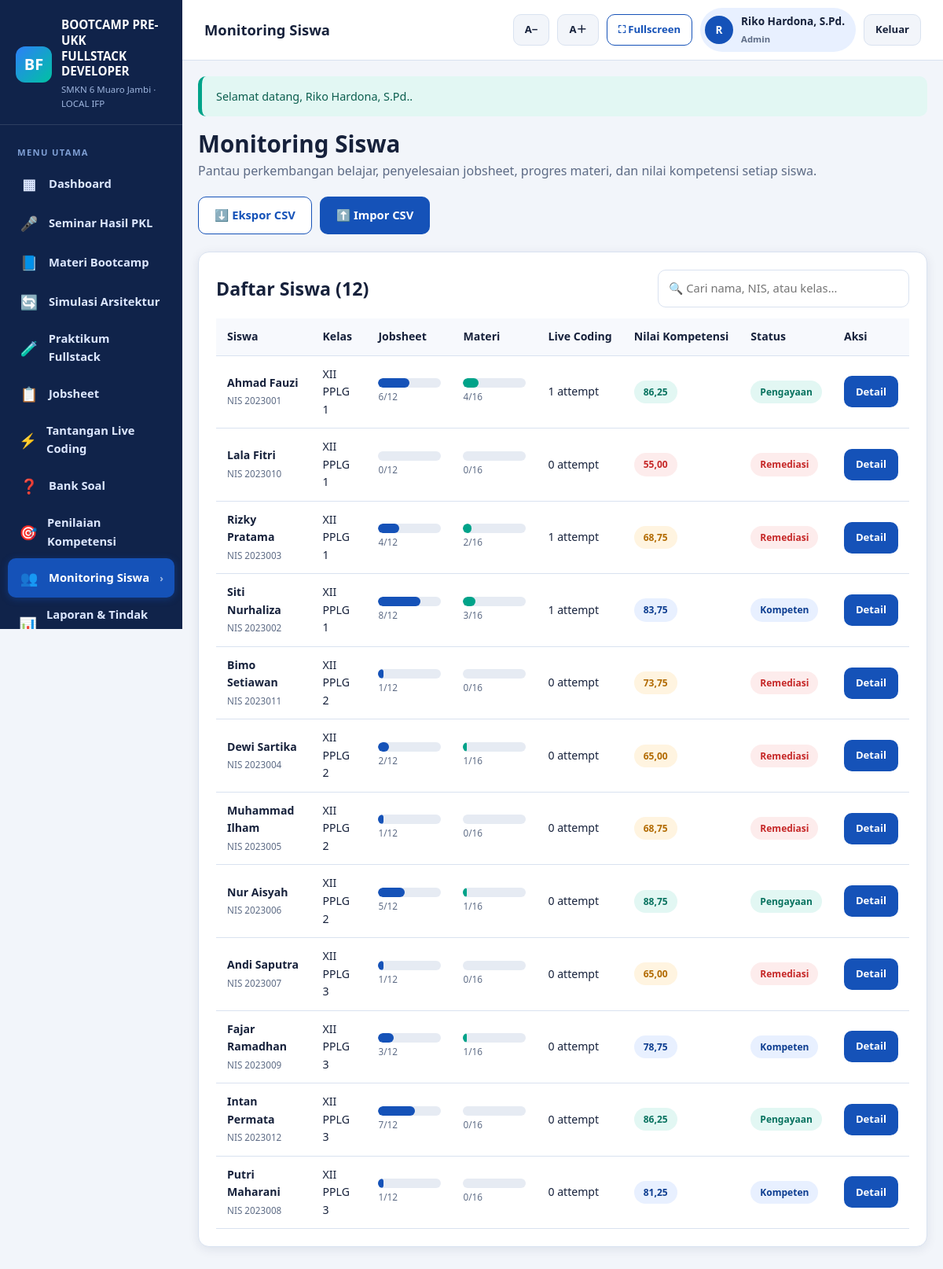
/modules/students/index.php (signed in), run on the app's committed database.
### tables this page shows
CREATE TABLE users (
  id          INT UNSIGNED AUTO_INCREMENT PRIMARY KEY,
  username    VARCHAR(50) NOT NULL UNIQUE,
  password    VARCHAR(255) NOT NULL,
  full_name   VARCHAR(120) NOT NULL,
  role        ENUM('admin','guru','siswa') NOT NULL DEFAULT 'guru',
  student_id  INT UNSIGNED DEFAULT NULL,
  is_active   TINYINT(1) NOT NULL DEFAULT 1,
  last_login  DATETIME DEFAULT NULL,
  created_at  TIMESTAMP NOT NULL DEFAULT CURRENT_TIMESTAMP,
  updated_at  TIMESTAMP NOT NULL DEFAULT CURRENT_TIMESTAMP ON UPDATE CURRENT_TIMESTAMP,
  KEY idx_users_role (role),
  CONSTRAINT fk_users_student FOREIGN KEY (student_id) REFERENCES students(id) ON DELETE SET NULL
);

CREATE TABLE students (
  id            INT UNSIGNED AUTO_INCREMENT PRIMARY KEY,
  nis           VARCHAR(30) NOT NULL UNIQUE,
  name          VARCHAR(100) NOT NULL,
  class_name    VARCHAR(30) NOT NULL DEFAULT 'XII PPLG 1',
  gender        ENUM('L','P') NOT NULL DEFAULT 'L',
  phone         VARCHAR(20) DEFAULT NULL,
  email         VARCHAR(120) DEFAULT NULL,
  pkl_place     VARCHAR(180) DEFAULT NULL,
  pkl_title     VARCHAR(200) DEFAULT NULL,
  technologies  TEXT DEFAULT NULL,
  problem_desc  TEXT DEFAULT NULL,
  features      TEXT DEFAULT NULL,
  status        ENUM('aktif','alumni') NOT NULL DEFAULT 'aktif',
  created_at    TIMESTAMP NOT NULL DEFAULT CURRENT_TIMESTAMP,
  updated_at    TIMESTAMP NOT NULL DEFAULT CURRENT_TIMESTAMP ON UPDATE CURRENT_TIMESTAMP
);

### config/database.php (called while the page is built, shortened)
<?php
function db()
{
    static $pdo = null;
    if ($pdo instanceof PDO) {
        return $pdo;
    }
    $dsn = 'mysql:host=' . DB_HOST . ';dbname=' . DB_NAME . ';charset=' . DB_CHARSET;
    try {
        $pdo = new PDO($dsn, DB_USER, DB_PASS, [
            PDO::ATTR_ERRMODE            => PDO::ERRMODE_EXCEPTION,
            PDO::ATTR_DEFAULT_FETCH_MODE => PDO::FETCH_ASSOC,
            PDO::ATTR_EMULATE_PREPARES   => false,
        ]);
    } catch (PDOException $e) {
        http_response_code(500);
        echo '<!doctype html><html lang="id"><meta charset="utf-8">';
        echo '<title>Koneksi Database Gagal</title>';
        echo '<body style="font-family:Arial,sans-serif;padding:40px;line-height:1.7">';
        echo '<h1>Koneksi database gagal</h1>';
        echo '<p>Periksa kembali:</p><ul>';
        echo '<li>Laragon (Apache &amp; MySQL) sudah berjalan.</li>';
        echo '<li>Database <strong>' . htmlspecialchars(DB_NAME) . '</strong> sudah dibuat.</li>';
        echo '<li>File <code>database/database.sql</code> sudah di-import.</li>';
        echo '<li>Pengaturan DB di <code>config/config.php</code> sesuai.</li>';
        echo '</ul><p>Detail teknis: <code>' . htmlspecialchars($e->getMessage()) . '</code></p>';
        echo '</body></html>';
        exit;
    }
    return $pdo;
}
function db_all(string $sql, array $params = []): array
{
    $stmt = db()->prepare($sql);
    $stmt->execute($params);
    return $stmt->fetchAll();
}
function db_one(string $sql, array $params = []): ?array
{
    $stmt = db()->prepare($sql);
    $stmt->execute($params);
    $row = $stmt->fetch();
    return $row === false ? null : $row;
}
function db_value(string $sql, array $params = [])
{
    $stmt = db()->prepare($sql);
    $stmt->execute($params);
    return $stmt->fetchColumn();
}

### auth/auth.php (called while the page is built, shortened)
<?php
require_once __DIR__ . '/../config/database.php';
function current_user(): ?array
{
    static $cache = null;
    if ($cache !== null) {
        return $cache;
    }
    $cache = db_one(
        'SELECT u.id, u.username, u.full_name, u.role, u.student_id, u.is_active,
                s.name AS student_name, s.class_name
         FROM users u
         LEFT JOIN students s ON s.id = u.student_id
         WHERE u.id = ? AND u.is_active = 1',
        [(int) $_SESSION['user_id']]
    );
    return $cache;
}
function is_logged_in(): bool
{
    return current_user() !== null;
}
function user_role(): string
{
    $u = current_user();
    return $u ? $u['role'] : '';
}
function can_manage(): bool
{
    return in_array(user_role(), ['admin', 'guru'], true);
}
function require_login(): void
{
    if (!is_logged_in()) {
        flash('warning', 'Silakan login terlebih dahulu.');
        redirect('login.php');
    }
}
function role_label(string $role): string
{
    return [
        'admin' => 'Admin',
        'guru'  => 'Guru',
        'siswa' => 'Siswa',
    ][$role] ?? $role;
}

### modules/students/index.php (the view)
<?php
require_once dirname(__DIR__, 2) . '/config/database.php';
require_once dirname(__DIR__, 2) . '/auth/auth.php';
require_login();
$page_title = 'Monitoring Siswa';
$ownStudentId = can_manage() ? 0 : (int) current_user()['student_id'];
$rows = db_all('SELECT s.*,
        (SELECT MAX(total_score) FROM competency_assessments c WHERE c.student_id = s.id) AS last_score,
        (SELECT COUNT(*) FROM student_jobsheets sj WHERE sj.student_id = s.id AND sj.status = "selesai") AS jobs_done,
        (SELECT COUNT(*) FROM student_progress sp WHERE sp.student_id = s.id AND sp.status = "selesai") AS materials_done,
        (SELECT COUNT(*) FROM coding_attempts ca WHERE ca.student_id = s.id) AS coding_attempts,
        (SELECT COUNT(*) FROM seminar_assessments sa WHERE sa.student_id = s.id) AS seminar_count
    FROM students s
    WHERE s.status = "aktif" AND (? = 0 OR s.id = ?)
    ORDER BY s.class_name, s.name', [$ownStudentId, $ownStudentId]);
$totalJobs = (int) db_value('SELECT COUNT(*) FROM jobsheets');
$totalSessions = (int) db_value('SELECT COUNT(*) FROM bootcamp_sessions');
?>
<?php include dirname(__DIR__, 2) . '/includes/header.php'; ?>
<div class="page-head">
    <div>
        <h1><?= can_manage() ? 'Monitoring Siswa' : 'Progres Belajar Saya' ?></h1>
        <p><?= can_manage()
            ? 'Pantau perkembangan belajar, penyelesaian jobsheet, progres materi, dan nilai kompetensi setiap siswa.'
            : 'Lihat perkembangan belajar, penyelesaian jobsheet, progres materi, dan nilai kompetensi Anda.' ?></p>
    </div>
    <?php if (can_manage()): ?>
    <div class="btn-group">
        <a class="btn btn-outline" href="<?= url('modules/reports/export.php') ?>">⬇️ Ekspor CSV</a>
        <a class="btn btn-primary" href="<?= url('modules/reports/import.php') ?>">⬆️ Impor CSV</a>
    </div>
    <?php endif; ?>
</div>
<div class="card">
    <div class="card-head"><h2>Daftar Siswa (<?= count($rows) ?>)</h2>
        <input type="text" id="table-filter" placeholder="🔍 Cari nama, NIS, atau kelas…" style="max-width:320px">
    </div>
    <div class="table-wrap">
        <table class="data-table" data-filterable>
            <thead><tr>
                <th>Siswa</th><th>Kelas</th><th>Jobsheet</th><th>Materi</th><th>Live Coding</th><th>Nilai Kompetensi</th><th>Status</th><th>Aksi</th>
            </tr></thead>
            <tbody>
            <?php foreach ($rows as $r): ?>
                <?php
                $score = $r['last_score'] !== null ? (float)$r['last_score'] : null;
                $jobPct = $totalJobs ? round((int)$r['jobs_done'] / $totalJobs * 100) : 0;
                $matPct = $totalSessions ? round((int)$r['materials_done'] / $totalSessions * 100) : 0;
                ?>
                <tr>
                    <td><strong><?= e($r['name']) ?></strong><br><small>NIS <?= e($r['nis']) ?></small></td>
                    <td><?= e($r['class_name']) ?></td>
                    <td>
                        <div class="progress" style="min-width:80px"><span style="width:<?= $jobPct ?>%"></span></div>
                        <small class="muted"><?= (int)$r['jobs_done'] ?>/<?= $totalJobs ?></small>
                    </td>
                    <td>
                        <div class="progress green" style="min-width:80px"><span style="width:<?= $matPct ?>%"></span></div>
                        <small class="muted"><?= (int)$r['materials_done'] ?>/<?= $totalSessions ?></small>
                    </td>
                    <td><?= (int)$r['coding_attempts'] ?> attempt</td>
                    <td><?= $score !== null
                        ? '<span class="badge ' . score_badge_class($score) . '">' . fmt_score($score) . '</span>'
                        : '<span class="muted">Belum dinilai</span>' ?></td>
                    <td>
                        <?php if ($score === null): ?>
                            <span class="badge badge-gray">Belum dinilai</span>
                        <?php elseif ($score < 75): ?>
                            <span class="badge badge-red">Remediasi</span>
                        <?php elseif ($score >= 85): ?>
                            <span class="badge badge-green">Pengayaan</span>
                        <?php else: ?>
                            <span class="badge badge-blue">Kompeten</span>
                        <?php endif; ?>
                    </td>
                    <td class="actions"><a class="btn btn-primary btn-sm" href="<?= url('modules/students/detail.php?id=' . (int)$r['id']) ?>">Detail</a></td>
                </tr>
            <?php endforeach; ?>
            </tbody>
        </table>
    </div>
</div>
<?php include dirname(__DIR__, 2) . '/includes/footer.php'; ?>

### includes/header.php (shortened to what this page needs)
<?php
$user = current_user();
$currentPath = str_replace('\\', '/', $_SERVER['SCRIPT_NAME'] ?? '');
$activeKey = '';
$map = [
    'dashboard'    => ['index.php'],
    'seminar'      => ['/modules/seminar/'],
    'materi'       => ['/modules/materi/'],
    'praktikum'    => ['/modules/praktikum/', '/modules/code/'],
    'jobsheet'     => ['/modules/jobsheet/'],
    'challenges'   => ['/modules/challenges/'],
    'questions'    => ['/modules/questions/'],
    'assessment'   => ['/modules/assessment/'],
    'students'     => ['/modules/students/'],
    'reports'      => ['/modules/reports/'],
    'settings'     => ['/modules/settings/'],
    'simulasi'     => ['/modules/simulasi/'],
];
foreach ($map as $key => $patterns) {
    foreach ($patterns as $pattern) {
        if ($key === 'dashboard') {
            $base = rtrim(BASE_PATH, '/');
            if (rtrim($currentPath, '/') === $base . '/index.php' || rtrim($currentPath, '/') === $base) {
                $activeKey = 'dashboard';
            }
        } elseif (strpos($currentPath, $pattern) !== false) {
            $activeKey = $key;
        }
    }
}
$menu = [
    ['dashboard',  '▦', 'Dashboard',            'index.php'],
    ['seminar',    '🎤', 'Seminar Hasil PKL',   'modules/seminar/index.php'],
    ['materi',     '📘', 'Materi Bootcamp',     'modules/materi/index.php'],
    ['simulasi',   '🔄', 'Simulasi Arsitektur', 'modules/simulasi/index.php'],
    ['praktikum',  '🧪', 'Praktikum Fullstack', 'modules/praktikum/index.php'],
    ['jobsheet',   '📋', 'Jobsheet',            'modules/jobsheet/index.php'],
    ['challenges', '⚡', 'Tantangan Live Coding','modules/challenges/index.php'],
    ['questions',  '❓', 'Bank Soal',           'modules/questions/index.php'],
    ['assessment', '🎯', 'Penilaian Kompetensi','modules/assessment/index.php'],
    ['students',   '👥', 'Monitoring Siswa',    'modules/students/index.php'],
    ['reports',    '📊', 'Laporan & Tindak Lanjut','modules/reports/index.php'],
    ['settings',   '⚙️', 'Pengaturan',          'modules/settings/index.php'],
];
?>
<!doctype html>
<html lang="id">
<head>
    <link rel="stylesheet" href="<?= asset('css/app.css') ?>">
</head>
<body>
<div class="app-shell">
    <aside class="sidebar">
        <div class="sidebar-brand">
            <div class="logo">
                <div class="logo-mark">BF</div>
                <div>
                    <strong>BOOTCAMP PRE-UKK<br>FULLSTACK DEVELOPER</strong>
                    <small><?= e(SCHOOL_NAME) ?> · LOCAL IFP</small>
                </div>
            </div>
        </div>
        <nav class="sidebar-nav">
            <div class="nav-label">Menu Utama</div>
            <?php foreach ($menu as $item): ?>
                <?php
                [$key, $icon, $label, $link] = $item;
                ?>
                <a class="nav-item <?= $activeKey === $key ? 'active' : '' ?>"
                   href="<?= url($link) ?>">
                    <span class="ico"><?= $icon ?></span>
                    <span><?= e($label) ?></span>
                    <?php if ($activeKey === $key): ?><span class="chev">›</span><?php endif; ?>
                </a>
            <?php endforeach; ?>
        </nav>
    </aside>
    <div class="main-area">
        <header class="topbar">
            <h1><?= e($page_title) ?></h1>
            <div class="topbar-actions">
                <button type="button" class="btn btn-light btn-sm no-print" onclick="changeFontSize(-1)" title="Perkecil teks">A−</button>
                <button type="button" class="btn btn-light btn-sm no-print" onclick="changeFontSize(1)" title="Perbesar teks">A＋</button>
                <button type="button" class="btn btn-outline btn-sm no-print" onclick="toggleFullscreen()" title="Layar penuh">⛶ Fullscreen</button>
                <?php if ($user): ?>
                    <div class="user-chip">
                        <span class="avatar"><?= e(mb_substr($user['full_name'], 0, 1)) ?></span>
                        <span>
                            <?= e($user['full_name']) ?><br>
                            <small><?= e(role_label($user['role'])) ?></small>
                        </span>
                    </div>
                    <a class="btn btn-light btn-sm no-print" href="<?= url('logout.php') ?>">Keluar</a>
                <?php endif; ?>
            </div>
        </header>
        <main class="content">

### data on the page
users: full_name "R", full_name "Riko Hardona, S.Pd.", role "Admin"
students: name "Ahmad Fauzi", nis "2023001", class_name "XII PPLG 1", $jobPct 50 (drawn), jobs_done "6", totalJobs "12", $matPct 25 (drawn), materials_done "4", totalSessions "16", coding_attempts "1", score "86,25", shows "Pengayaan"
students: name "Lala Fitri", nis "2023010", class_name "XII PPLG 1", jobs_done "0", totalJobs "12", materials_done "0", totalSessions "16", coding_attempts "0", score "55,00", shows "Remediasi"
students: name "Rizky Pratama", nis "2023003", class_name "XII PPLG 1", $jobPct 33 (drawn), jobs_done "4", totalJobs "12", $matPct 13 (drawn), materials_done "2", totalSessions "16", coding_attempts "1", score "68,75", shows "Remediasi"
students: name "Siti Nurhaliza", nis "2023002", class_name "XII PPLG 1", $jobPct 67 (drawn), jobs_done "8", totalJobs "12", $matPct 19 (drawn), materials_done "3", totalSessions "16", coding_attempts "1", score "83,75", shows "Kompeten"
students: name "Bimo Setiawan", nis "2023011", class_name "XII PPLG 2", $jobPct 8 (drawn), jobs_done "1", totalJobs "12", materials_done "0", totalSessions "16", coding_attempts "0", score "73,75", shows "Remediasi"
students: name "Dewi Sartika", nis "2023004", class_name "XII PPLG 2", $jobPct 17 (drawn), jobs_done "2", totalJobs "12", $matPct 6 (drawn), materials_done "1", totalSessions "16", coding_attempts "0", score "65,00", shows "Remediasi"
students: name "Muhammad Ilham", nis "2023005", class_name "XII PPLG 2", $jobPct 8 (drawn), jobs_done "1", totalJobs "12", materials_done "0", totalSessions "16", coding_attempts "0", score "68,75", shows "Remediasi"
students: name "Nur Aisyah", nis "2023006", class_name "XII PPLG 2", $jobPct 42 (drawn), jobs_done "5", totalJobs "12", $matPct 6 (drawn), materials_done "1", totalSessions "16", coding_attempts "0", score "88,75", shows "Pengayaan"
students: name "Andi Saputra", nis "2023007", class_name "XII PPLG 3", $jobPct 8 (drawn), jobs_done "1", totalJobs "12", materials_done "0", totalSessions "16", coding_attempts "0", score "65,00", shows "Remediasi"
students: name "Fajar Ramadhan", nis "2023009", class_name "XII PPLG 3", $jobPct 25 (drawn), jobs_done "3", totalJobs "12", $matPct 6 (drawn), materials_done "1", totalSessions "16", coding_attempts "0", score "78,75", shows "Kompeten"
students: name "Intan Permata", nis "2023012", class_name "XII PPLG 3", $jobPct 58 (drawn), jobs_done "7", totalJobs "12", materials_done "0", totalSessions "16", coding_attempts "0", score "86,25", shows "Pengayaan"
students: name "Putri Maharani", nis "2023008", class_name "XII PPLG 3", $jobPct 8 (drawn), jobs_done "1", totalJobs "12", materials_done "0", totalSessions "16", coding_attempts "0", score "81,25", shows "Kompeten"

### other printed values
SCHOOL_NAME "SMKN 6 Muaro Jambi"
$icon "▦"
$label "Dashboard"
$icon "🎤"
$label "Seminar Hasil PKL"
$icon "📘"
$label "Materi Bootcamp"
$icon "🔄"
$label "Simulasi Arsitektur"
$icon "🧪"
$label "Praktikum Fullstack"
$icon "📋"
$label "Jobsheet"
$icon "⚡"
$label "Tantangan Live Coding"
